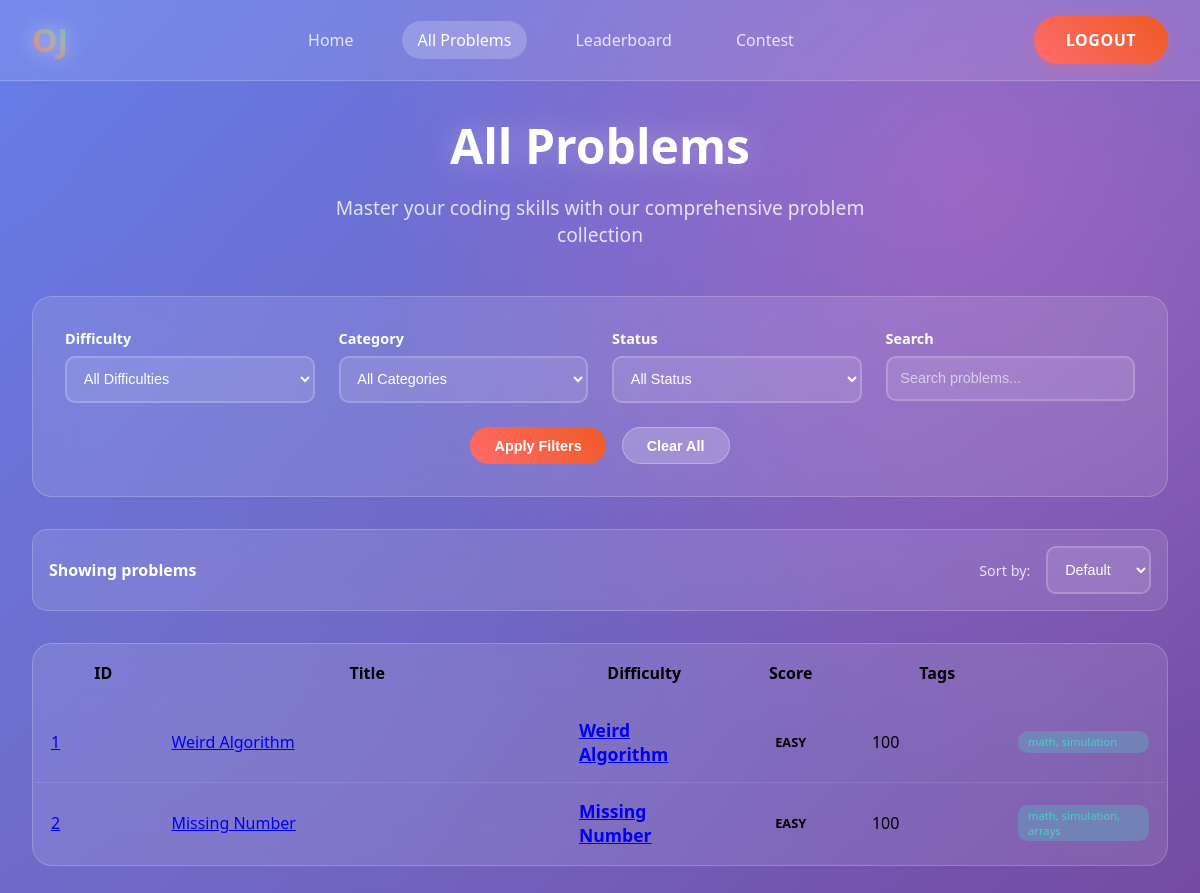
Screenshot of /problems/ (signed in) with the database file from the repository.
### core/models.py (models this page shows, shortened)
class Problem(models.Model):
    title = models.CharField(max_length=200)
    statement = models.TextField()
    difficulty = models.CharField(max_length=50)
    input_example = models.TextField()
    output_example = models.TextField()
    tags = models.TextField()
    score = models.IntegerField()

### core/views.py (the view)
# urls.py: path("problems/", all_problems_view, name="problems"),
def all_problems_view(request):
    problems = Problem.objects.all()
    return render(request, "core/allproblems.html", {"problems": problems})

### templates/core/allproblems.html (shortened to what this page needs)
{% load static %}
<!DOCTYPE html>
<html lang="en">
<head>
</head>
<body>
    <div class="nav">
        <div class="nav-logo">
            OJ
        </div>
        <div class="nav-menu">
            <ul>
                <li>
                    <a href="{% url 'core:home' %} " class="link">Home</a>
                </li>
                <li>
                    <a href="{% url 'core:problems' %}" class="link active">All Problems</a>
                </li>
                <li>
                    <a href="{% url 'contests:leaderboard' %}" class="link">Leaderboard</a>
                </li>
                <li>
                    <a href="{% url 'contests:contest' %}" class="link">Contest</a>
                </li>
            </ul>
        </div>
        <div class="nav-button">
            {% if user.is_authenticated %}
            <a href="{% url 'user_auth:logout' %}" class="btn" id="logoutBtn">Logout</a>
            {% else %}
            <a href="{% url 'user_auth:login' %}" class="btn" id="loginBtn">Sign In</a>
            <a href="{% url 'user_auth:signup' %}" class="btn white-btn" id="signupBtn">Sign Up</a>
            {% endif %}
        </div>
    </div>
    <div class="problems-container">
        <div class="problems-header">
            <h1>All Problems</h1>
            <p>Master your coding skills with our comprehensive problem collection</p>
        </div>
        <div class="filters-section">
            <div class="filters-grid">
                <div class="filter-group">
                    <label for="difficulty">Difficulty</label>
                    <select id="difficulty" class="filter-select">
                        <option value="">All Difficulties</option>
                    </select>
                </div>
                <div class="filter-group">
                    <label for="category">Category</label>
                    <select id="category" class="filter-select">
                        <option value="">All Categories</option>
                    </select>
                </div>
                <div class="filter-group">
                    <label for="status">Status</label>
                    <select id="status" class="filter-select">
                        <option value="">All Status</option>
                    </select>
                </div>
                <div class="filter-group">
                    <label for="search">Search</label>
                    <input type="text" id="search" class="filter-input" placeholder="Search problems...">
                </div>
            </div>
            <div class="filter-actions">
                <button class="filter-btn primary" onclick="applyFilters()">Apply Filters</button>
                <button class="filter-btn secondary" onclick="clearFilters()">Clear All</button>
            </div>
        </div>
        <div class="problems-stats">
            <div class="problems-count">
                Showing problems
            </div>
            <div class="sort-controls">
                <span class="sort-label">Sort by:</span>
                <select class="filter-select" style="width: auto;">
                    <option value="default">Default</option>
                </select>
            </div>
        </div>
        <table class="problems-table">
            <thead>
                <tr class="table-row">
                    <th>ID</th>
                    <th>Title</th>
                    <th>Difficulty</th>
                    <th>Score</th>
                    <th>Tags</th>
                </tr>
            </thead>
            <tbody>
                {% for problem in problems %}
                <tr class="table-row">
                    <td class="problem-id">
                        <a href="{% url 'core:problem_detail' problem.id %}">{{ problem.id }}</a>
                    </td>
                    <td>
                        <a href="{% url 'core:problem_detail' problem.id %}">{{ problem.title }}</a>
                    </td>
                    <td class="problem-title">
                        <a href="{% url 'core:problem_detail' problem.id %}">{{ problem.title }}</a>
                    </td>
                    <td class="difficulty">{{ problem.difficulty }}</td>
                    <td>{{ problem.score }}</td>
                    <td class="tag">{{ problem.tags }}</td>
                </tr>
                {% empty %}
                <tr class="table-row">
                    <td colspan="5">No problems available.</td>
                </tr>
                {% endfor %}
            </tbody>
        </table>
    </div>
</body>
</html>

### rows the page displays
Problem: id "1", title "Weird Algorithm", difficulty "EASY", score "100", tags "math, simulation"
Problem: id "2", title "Missing Number", difficulty "EASY", score "100", tags "math, simulation, arrays"
